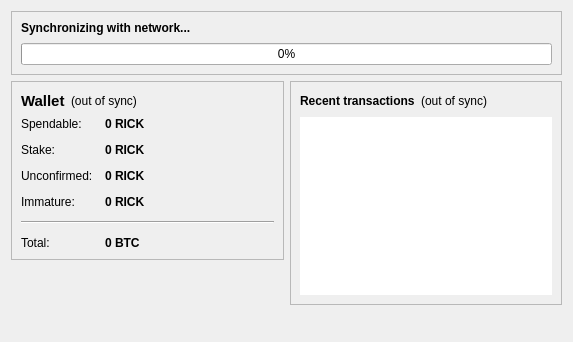
<?xml version="1.0" encoding="UTF-8"?>
<ui version="4.0">
 <class>OverviewPage</class>
 <widget class="QWidget" name="OverviewPage">
  <property name="geometry">
   <rect>
    <x>0</x>
    <y>0</y>
    <width>573</width>
    <height>342</height>
   </rect>
  </property>
  <property name="windowTitle">
   <string>Form</string>
  </property>
  <layout class="QVBoxLayout" name="verticalLayoutMain">
   <item>
    <widget class="QFrame" name="frameSync">
     <property name="frameShape">
      <enum>QFrame::StyledPanel</enum>
     </property>
     <property name="frameShadow">
      <enum>QFrame::Plain</enum>
     </property>
     <layout class="QVBoxLayout" name="verticalLayoutSync">
      <property name="spacing">
       <number>8</number>
      </property>
      <item>
       <widget class="QLabel" name="labelSyncStatus">
        <property name="font">
         <font>
          <weight>75</weight>
          <bold>true</bold>
         </font>
        </property>
        <property name="text">
         <string>Synchronizing with network...</string>
        </property>
       </widget>
      </item>
      <item>
       <widget class="QProgressBar" name="progressBarSync">
        <property name="value">
         <number>0</number>
        </property>
        <property name="textVisible">
         <bool>true</bool>
        </property>
       </widget>
      </item>
     </layout>
    </widget>
   </item>
   <item>
    <layout class="QHBoxLayout" name="horizontalLayout" stretch="1,1">
   <item>
    <layout class="QVBoxLayout" name="verticalLayout_2">
     <item>
      <widget class="QFrame" name="frame">
       <property name="frameShape">
        <enum>QFrame::StyledPanel</enum>
       </property>
       <property name="frameShadow">
        <enum>QFrame::Plain</enum>
       </property>
       <layout class="QVBoxLayout" name="verticalLayout_4">
        <item>
         <layout class="QHBoxLayout" name="horizontalLayout_4">
          <item>
           <widget class="QLabel" name="label_5">
            <property name="font">
             <font>
              <pointsize>11</pointsize>
              <weight>75</weight>
              <bold>true</bold>
             </font>
            </property>
            <property name="text">
             <string>Wallet</string>
            </property>
           </widget>
          </item>
          <item>
           <widget class="QLabel" name="labelWalletStatus">
            <property name="toolTip">
             <string>The displayed information may be out of date. Your wallet automatically synchronizes with the InfiniteRicks network after a connection is established, but this process has not completed yet.</string>
            </property>
            <property name="text">
             <string notr="true">(out of sync)</string>
            </property>
            <property name="alignment">
             <set>Qt::AlignLeading|Qt::AlignLeft|Qt::AlignVCenter</set>
            </property>
           </widget>
          </item>
          <item>
           <spacer name="horizontalSpacer_2">
            <property name="orientation">
             <enum>Qt::Horizontal</enum>
            </property>
            <property name="sizeHint" stdset="0">
             <size>
              <width>40</width>
              <height>20</height>
             </size>
            </property>
           </spacer>
          </item>
         </layout>
        </item>
        <item>
         <layout class="QFormLayout" name="formLayout_2">
          <property name="fieldGrowthPolicy">
           <enum>QFormLayout::AllNonFixedFieldsGrow</enum>
          </property>
          <property name="horizontalSpacing">
           <number>12</number>
          </property>
          <property name="verticalSpacing">
           <number>12</number>
          </property>
          <item row="0" column="0">
           <widget class="QLabel" name="label">
            <property name="text">
             <string>Spendable:</string>
            </property>
           </widget>
          </item>
          <item row="0" column="1">
           <widget class="QLabel" name="labelBalance">
            <property name="font">
             <font>
              <weight>75</weight>
              <bold>true</bold>
             </font>
            </property>
            <property name="cursor">
             <cursorShape>IBeamCursor</cursorShape>
            </property>
            <property name="toolTip">
             <string>Your current spendable balance</string>
            </property>
            <property name="text">
             <string notr="true">0 RICK</string>
            </property>
            <property name="textInteractionFlags">
             <set>Qt::LinksAccessibleByMouse|Qt::TextSelectableByKeyboard|Qt::TextSelectableByMouse</set>
            </property>
           </widget>
          </item>
          <item row="1" column="0">
           <widget class="QLabel" name="label_6">
            <property name="text">
             <string>Stake:</string>
            </property>
           </widget>
          </item>
          <item row="1" column="1">
           <widget class="QLabel" name="labelStake">
            <property name="font">
             <font>
              <weight>75</weight>
              <bold>true</bold>
             </font>
            </property>
            <property name="cursor">
             <cursorShape>IBeamCursor</cursorShape>
            </property>
            <property name="toolTip">
             <string>Total of coins that was staked, and do not yet count toward the current balance</string>
            </property>
            <property name="text">
             <string notr="true">0 RICK</string>
            </property>
            <property name="textInteractionFlags">
             <set>Qt::LinksAccessibleByMouse|Qt::TextSelectableByKeyboard|Qt::TextSelectableByMouse</set>
            </property>
           </widget>
          </item>
          <item row="2" column="0">
           <widget class="QLabel" name="label_3">
            <property name="text">
             <string>Unconfirmed:</string>
            </property>
           </widget>
          </item>
          <item row="2" column="1">
           <widget class="QLabel" name="labelUnconfirmed">
            <property name="font">
             <font>
              <weight>75</weight>
              <bold>true</bold>
             </font>
            </property>
            <property name="cursor">
             <cursorShape>IBeamCursor</cursorShape>
            </property>
            <property name="toolTip">
             <string>Total of transactions that have yet to be confirmed, and do not yet count toward the current balance</string>
            </property>
            <property name="text">
             <string notr="true">0 RICK</string>
            </property>
            <property name="textInteractionFlags">
             <set>Qt::LinksAccessibleByMouse|Qt::TextSelectableByKeyboard|Qt::TextSelectableByMouse</set>
            </property>
           </widget>
          </item>
          <item row="3" column="0">
           <widget class="QLabel" name="labelImmatureText">
            <property name="text">
             <string>Immature:</string>
            </property>
           </widget>
          </item>
          <item row="3" column="1">
           <widget class="QLabel" name="labelImmature">
            <property name="font">
             <font>
              <weight>75</weight>
              <bold>true</bold>
             </font>
            </property>
            <property name="toolTip">
             <string>Mined balance that has not yet matured</string>
            </property>
            <property name="text">
             <string notr="true">0 RICK</string>
            </property>
            <property name="textInteractionFlags">
             <set>Qt::LinksAccessibleByMouse|Qt::TextSelectableByKeyboard|Qt::TextSelectableByMouse</set>
            </property>
           </widget>
          </item>
          <item row="4" column="0" colspan="2">
           <widget class="Line" name="line">
            <property name="orientation">
             <enum>Qt::Horizontal</enum>
            </property>
           </widget>
          </item>
          <item row="5" column="0">
           <widget class="QLabel" name="labelTotalText">
            <property name="text">
             <string>Total:</string>
            </property>
           </widget>
          </item>
          <item row="5" column="1">
           <widget class="QLabel" name="labelTotal">
            <property name="font">
             <font>
              <weight>75</weight>
              <bold>true</bold>
             </font>
            </property>
            <property name="cursor">
             <cursorShape>IBeamCursor</cursorShape>
            </property>
            <property name="toolTip">
             <string>Your current total balance</string>
            </property>
            <property name="text">
             <string notr="true">0 BTC</string>
            </property>
            <property name="textInteractionFlags">
             <set>Qt::LinksAccessibleByMouse|Qt::TextSelectableByKeyboard|Qt::TextSelectableByMouse</set>
            </property>
           </widget>
          </item>
         </layout>
        </item>
       </layout>
      </widget>
     </item>
     <item>
      <spacer name="verticalSpacer">
       <property name="orientation">
        <enum>Qt::Vertical</enum>
       </property>
       <property name="sizeHint" stdset="0">
        <size>
         <width>20</width>
         <height>40</height>
        </size>
       </property>
      </spacer>
     </item>
    </layout>
   </item>
   <item>
    <layout class="QVBoxLayout" name="verticalLayout_3">
     <item>
      <widget class="QFrame" name="frame_2">
       <property name="frameShape">
        <enum>QFrame::StyledPanel</enum>
       </property>
       <property name="frameShadow">
        <enum>QFrame::Plain</enum>
       </property>
       <layout class="QVBoxLayout" name="verticalLayout">
        <item>
         <layout class="QHBoxLayout" name="horizontalLayout_2">
          <item>
           <widget class="QLabel" name="label_4">
            <property name="text">
             <string>&lt;b&gt;Recent transactions&lt;/b&gt;</string>
            </property>
           </widget>
          </item>
          <item>
           <widget class="QLabel" name="labelTransactionsStatus">
            <property name="toolTip">
             <string>The displayed information may be out of date. Your wallet automatically synchronizes with the InfiniteRicks network after a connection is established, but this process has not completed yet.</string>
            </property>
            <property name="text">
             <string notr="true">(out of sync)</string>
            </property>
            <property name="alignment">
             <set>Qt::AlignRight|Qt::AlignTrailing|Qt::AlignVCenter</set>
            </property>
           </widget>
          </item>
          <item>
           <spacer name="horizontalSpacer">
            <property name="orientation">
             <enum>Qt::Horizontal</enum>
            </property>
            <property name="sizeHint" stdset="0">
             <size>
              <width>40</width>
              <height>20</height>
             </size>
            </property>
           </spacer>
          </item>
         </layout>
        </item>
        <item>
         <widget class="QListView" name="listTransactions">
          <property name="frameShape">
           <enum>QFrame::NoFrame</enum>
          </property>
          <property name="verticalScrollBarPolicy">
           <enum>Qt::ScrollBarAlwaysOff</enum>
          </property>
          <property name="horizontalScrollBarPolicy">
           <enum>Qt::ScrollBarAlwaysOff</enum>
          </property>
          <property name="selectionMode">
           <enum>QAbstractItemView::NoSelection</enum>
          </property>
         </widget>
        </item>
       </layout>
      </widget>
     </item>
     <item>
      <spacer name="verticalSpacer_2">
       <property name="orientation">
        <enum>Qt::Vertical</enum>
       </property>
       <property name="sizeHint" stdset="0">
        <size>
         <width>20</width>
         <height>40</height>
        </size>
       </property>
      </spacer>
     </item>
    </layout>
   </item>
    </layout>
   </item>
  </layout>
 </widget>
 <resources/>
 <connections/>
</ui>
